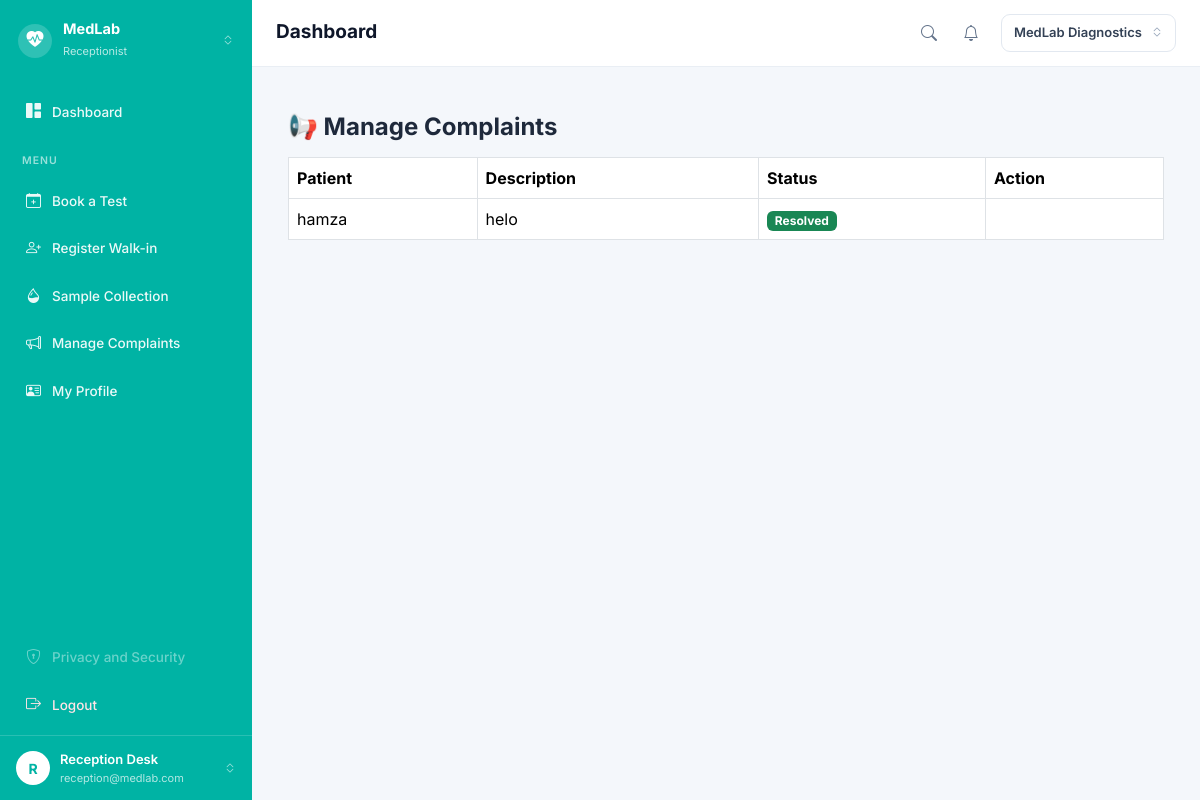
The app's page /medlab/complaints/manage (signed in) with its own data.
### app/models/role.py (models this page shows, shortened)
class Role(db.Model):
    __tablename__ = "roles"
    id = db.Column(db.Integer, primary_key=True)
    name = db.Column(
        db.String(50),
        unique=True,
        nullable=False
    )
    users = db.relationship(
        "User",
        back_populates="role"
    )

### app/models/user.py (models this page shows, shortened)
class User(UserMixin, db.Model):
    __tablename__ = "users"
    id = db.Column(
        db.Integer,
        primary_key=True
    )
    name = db.Column(
        db.String(100),
        nullable=False
    )
    email = db.Column(
        db.String(120),
        unique=True,
        nullable=False,
        index=True
    )
    password_hash = db.Column(
        db.String(255),
        nullable=False
    )
    role_id = db.Column(
        db.Integer,
        db.ForeignKey("roles.id"),
        nullable=False
    )
    is_active = db.Column(
        db.Boolean,
        default=True,
        nullable=False
    )
    created_at = db.Column(
        db.DateTime,
        default=lambda: datetime.now(timezone.utc),
        nullable=False
    )
    role = db.relationship(
        "Role",
        back_populates="users"
    )

### app/models/complaint.py (models this page shows)
class Complaint(db.Model):
    __tablename__ = "complaints"
    id = db.Column(db.Integer, primary_key=True)
    patient_id = db.Column(db.Integer, db.ForeignKey("patients.id"), nullable=False)
    booking_id = db.Column(db.Integer, db.ForeignKey("bookings.id"), nullable=True)
    description = db.Column(db.String(500), nullable=False)
    status = db.Column(db.String(30), default="Open")
    created_at = db.Column(db.DateTime, default=lambda: datetime.now(timezone.utc))
    patient = db.relationship("Patient")

### app/models/patient.py (models this page shows, shortened)
class Patient(db.Model):
    __tablename__ = "patients"
    id = db.Column(db.Integer, primary_key=True)
    patient_code = db.Column(
        db.String(20),
        unique=True,
        nullable=False
    )
    user_id = db.Column(
        db.Integer,
        db.ForeignKey("users.id"),
        nullable=True
    )
    full_name = db.Column(db.String(100), nullable=False)
    dob = db.Column(db.Date, nullable=True)
    gender = db.Column(db.String(10), nullable=True)
    phone = db.Column(db.String(20), nullable=True)
    address = db.Column(db.String(255), nullable=True)
    user = db.relationship("User", backref="patient_profile")

### app/medlab/routes.py (the view)
@medlab.route("/complaints/manage")
@login_required
def manage_complaints():
    if current_user.role.name not in ["Administrator", "Receptionist"]:
        flash("Not authorized.", "danger")
        return redirect(url_for("auth.dashboard"))
    all_complaints = Complaint.query.order_by(Complaint.created_at.desc()).all()
    return render_template("medlab/manage_complaints.html", complaints=all_complaints)

### app/auth/routes.py (called while the page is built)
@login_manager.user_loader
def load_user(user_id):
    return db.session.get(
        User,
        int(user_id)
    )

### app/templates/medlab/manage_complaints.html (shortened to what this page needs)
{% extends "base.html" %}
{% block content %}
<div class="container mt-4">
    <h4 class="fw-bold mb-3">📢 Manage Complaints</h4>
    <table class="table table-bordered">
        <thead><tr><th>Patient</th><th>Description</th><th>Status</th><th>Action</th></tr></thead>
        <tbody>
            {% for c in complaints %}
            <tr>
                <td>{{ c.patient.full_name }}</td>
                <td>{{ c.description }}</td>
                <td><span class="badge bg-{{ 'success' if c.status == 'Resolved' else 'warning text-dark' }}">{{ c.status }}</span></td>
                <td>
                </td>
            </tr>
            {% else %}
            <tr><td colspan="4" class="text-center text-muted">No complaints.</td></tr>
            {% endfor %}
        </tbody>
    </table>
</div>
{% endblock %}

### app/templates/base.html (shortened to what this page needs)
<!DOCTYPE html>
<html lang="en">
<head>
    <link href="https://cdn.jsdelivr.net/npm/bootstrap@5.3.3/dist/css/bootstrap.min.css" rel="stylesheet">
    <link rel="stylesheet" href="https://cdn.jsdelivr.net/npm/bootstrap-icons@1.11.3/font/bootstrap-icons.min.css">
</head>
<body>
    {% if current_user.is_authenticated %}
    <div class="shell">
        <aside class="side">
            <div class="side-brand">
                <span class="brand-dot"><i class="bi bi-heart-pulse-fill"></i></span>
                <span class="brand-txt">
                    <b>MedLab</b>
                    <small>{{ current_user.role.name }}</small>
                </span>
                <i class="bi bi-chevron-expand" style="opacity:.6;font-size:12px;"></i>
            </div>
            <nav class="side-nav">
                <a href="{{ url_for('auth.dashboard') }}"
                    class="nav-item {% if request.endpoint == 'auth.dashboard' %}active{% endif %}">
                    <i class="bi bi-grid-1x2-fill"></i> Dashboard
                </a>
                <div class="side-label">Menu</div>
                {% if current_user.role.name in ["Patient", "Receptionist", "Administrator"] %}
                <a href="{{ url_for('medlab.book_test') }}"
                    class="nav-item {% if request.endpoint == 'medlab.book_test' %}active{% endif %}">
                    <i class="bi bi-calendar-plus"></i> Book a Test
                </a>
                {% endif %}
                {% if current_user.role.name == "Receptionist" %}
                <a href="{{ url_for('medlab.register_walkin_patient') }}"
                    class="nav-item {% if request.endpoint == 'medlab.register_walkin_patient' %}active{% endif %}">
                    <i class="bi bi-person-plus"></i> Register Walk-in
                </a>
                <a href="{{ url_for('medlab.pending_samples') }}"
                    class="nav-item {% if request.endpoint in ['medlab.pending_samples', 'medlab.collect_sample'] %}active{% endif %}">
                    <i class="bi bi-droplet-half"></i> Sample Collection
                </a>
                <a href="{{ url_for('medlab.manage_complaints') }}" class="nav-item">
                    <i class="bi bi-megaphone"></i> Manage Complaints
                </a>
                {% endif %}
                <a href="{{ url_for('auth.profile') }}"
                    class="nav-item {% if request.endpoint == 'auth.profile' %}active{% endif %}">
                    <i class="bi bi-person-vcard"></i> My Profile
                </a>
                <div style="flex:1"></div>
                <a href="#" class="nav-item off"><i class="bi bi-shield-lock"></i> Privacy and Security</a>
                <a href="{{ url_for('auth.logout') }}" class="nav-item" style="color:#ffe4e6;">
                    <i class="bi bi-box-arrow-right"></i> Logout
                </a>
            </nav>
            <a href="{{ url_for('auth.profile') }}" class="side-user">
                <span class="avatar">{{ (current_user.name or "?")[0] | upper }}</span>
                <span class="u-txt">
                    <b>{{ current_user.name }}</b>
                    <small>{{ current_user.email }}</small>
                </span>
                <i class="bi bi-chevron-expand" style="opacity:.6;font-size:12px;"></i>
            </a>
        </aside>
        <div class="main">
            <header class="topbar">
                <div style="display:flex;align-items:center;gap:10px;">
                    <h1 class="page-title">{% block page_title %}Dashboard{% endblock %}</h1>
                </div>
                <div class="top-right">
                    {% if current_user.role.name in ["Patient", "Receptionist", "Administrator"] %}
                    <a href="{{ url_for('medlab.book_test') }}" class="ico-btn" title="Search tests">
                        <i class="bi bi-search"></i>
                    </a>
                    {% endif %}
                    <a href="{{ url_for('auth.dashboard') }}" class="ico-btn" title="Notifications">
                        <i class="bi bi-bell"></i>
                    </a>
                    <span class="lab-pill">MedLab Diagnostics <i class="bi bi-chevron-expand"></i></span>
                </div>
            </header>
            <div class="page">
                {% block content %}{% endblock %}
            </div>
        </div>
    </div>
    {% endif %}
</body>
</html>

### app/templates/base.html (style rules this page uses)
:root { --teal: #00b3a4; --orange: #f5a623; --page: #f4f7fb; }
* { font-family: 'Inter', sans-serif; }
body { margin: 0; background: var(--page); color: #1e293b; }
a { text-decoration: none; }
.shell { display: flex; min-height: 100vh; }
.side { width: 252px; flex-shrink: 0; background: var(--teal); display: flex; flex-direction: column; color: #fff; position: sticky; top: 0; height: 100vh; }
.side-brand { display: flex; align-items: center; gap: 11px; padding: 20px 18px; }
.brand-dot { width: 34px; height: 34px; border-radius: 50%; background: rgba(255, 255, 255, .18); display: flex; align-items: center; justify-content: center; font-size: 17px; }
.brand-txt { flex: 1; min-width: 0; }
.brand-txt b { display: block; font-size: 14.5px; font-weight: 700; line-height: 1.2; }
.brand-txt small { font-size: 11px; color: rgba(255, 255, 255, .72); }
.side-nav { padding: 8px 12px; display: flex; flex-direction: column; gap: 3px; flex: 1; }
.side-label { font-size: 10.5px; letter-spacing: 1px; text-transform: uppercase; color: rgba(255, 255, 255, .6); padding: 16px 10px 7px; font-weight: 600; }
.nav-item { display: flex; align-items: center; gap: 11px; padding: 11px 14px; border-radius: 9px; color: rgba(255, 255, 255, .92); font-size: 13.5px; font-weight: 500; }
.nav-item i { font-size: 15px; }
.nav-item.off { opacity: .45; pointer-events: none; }
.side-user { display: flex; align-items: center; gap: 10px; padding: 14px 16px; border-top: 1px solid rgba(255, 255, 255, .16); color: #fff; }
.avatar { width: 34px; height: 34px; border-radius: 50%; background: #fff; color: var(--teal); display: flex; align-items: center; justify-content: center; font-weight: 700; font-size: 14px; flex-shrink: 0; }
.side-user .u-txt { flex: 1; min-width: 0; }
.side-user .u-txt b { display: block; font-size: 13px; font-weight: 600; }
.side-user .u-txt small { display: block; font-size: 11px; color: rgba(255, 255, 255, .7); white-space: nowrap; overflow: hidden; text-overflow: ellipsis; }
.main { flex: 1; min-width: 0; display: flex; flex-direction: column; }
.topbar { background: #fff; display: flex; align-items: center; justify-content: space-between; gap: 14px; padding: 14px 24px; border-bottom: 1px solid #e9eef4; }
.page-title { font-size: 19px; font-weight: 700; color: #0f172a; margin: 0; }
.top-right { display: flex; align-items: center; gap: 6px; }
.ico-btn { width: 36px; height: 36px; border-radius: 9px; border: none; background: transparent; color: #64748b; font-size: 16px; position: relative; display: flex; align-items: center; justify-content: center; }
.lab-pill { display: flex; align-items: center; gap: 9px; border: 1px solid #e2e8f0; border-radius: 9px; padding: 8px 12px; font-size: 13px; font-weight: 600; color: #334155; margin-left: 6px; }
.lab-pill i { color: #94a3b8; font-size: 12px; }
.page { padding: 22px 24px 40px; }

### records on screen
Role: role.name "Receptionist"
User: name "R", name "Reception Desk", email "reception@medlab.com"
Complaint: patient.full_name "hamza", description "helo", status "Resolved"
